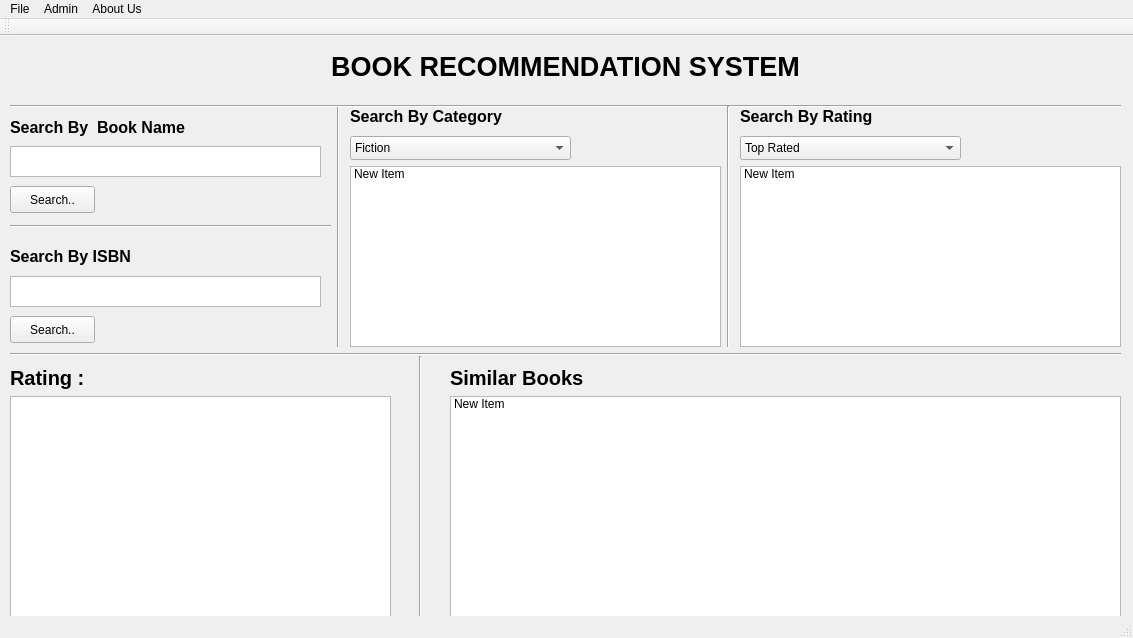
<?xml version="1.0" encoding="UTF-8"?>
<ui version="4.0">
 <class>Test</class>
 <widget class="QMainWindow" name="Test">
  <property name="geometry">
   <rect>
    <x>0</x>
    <y>0</y>
    <width>1133</width>
    <height>638</height>
   </rect>
  </property>
  <property name="sizePolicy">
   <sizepolicy hsizetype="Fixed" vsizetype="Fixed">
    <horstretch>0</horstretch>
    <verstretch>0</verstretch>
   </sizepolicy>
  </property>
  <property name="minimumSize">
   <size>
    <width>577</width>
    <height>480</height>
   </size>
  </property>
  <property name="font">
   <font>
    <kerning>true</kerning>
   </font>
  </property>
  <property name="windowTitle">
   <string>Test</string>
  </property>
  <property name="layoutDirection">
   <enum>Qt::LeftToRight</enum>
  </property>
  <property name="autoFillBackground">
   <bool>false</bool>
  </property>
  <widget class="QWidget" name="centralwidget">
   <widget class="QLabel" name="label_2">
    <property name="geometry">
     <rect>
      <x>10</x>
      <y>80</y>
      <width>211</width>
      <height>23</height>
     </rect>
    </property>
    <property name="font">
     <font>
      <pointsize>12</pointsize>
      <weight>75</weight>
      <bold>true</bold>
     </font>
    </property>
    <property name="text">
     <string>Search By  Book Name</string>
    </property>
   </widget>
   <widget class="QPushButton" name="btnBookname">
    <property name="geometry">
     <rect>
      <x>10</x>
      <y>150</y>
      <width>85</width>
      <height>27</height>
     </rect>
    </property>
    <property name="text">
     <string>Search..</string>
    </property>
   </widget>
   <widget class="QLabel" name="label_3">
    <property name="geometry">
     <rect>
      <x>10</x>
      <y>330</y>
      <width>74</width>
      <height>23</height>
     </rect>
    </property>
    <property name="font">
     <font>
      <pointsize>15</pointsize>
      <weight>75</weight>
      <bold>true</bold>
     </font>
    </property>
    <property name="text">
     <string>Rating :</string>
    </property>
   </widget>
   <widget class="QPushButton" name="btnisbn">
    <property name="geometry">
     <rect>
      <x>10</x>
      <y>280</y>
      <width>85</width>
      <height>27</height>
     </rect>
    </property>
    <property name="text">
     <string>Search..</string>
    </property>
   </widget>
   <widget class="QLabel" name="label_4">
    <property name="geometry">
     <rect>
      <x>10</x>
      <y>200</y>
      <width>201</width>
      <height>41</height>
     </rect>
    </property>
    <property name="font">
     <font>
      <pointsize>12</pointsize>
      <weight>75</weight>
      <bold>true</bold>
     </font>
    </property>
    <property name="text">
     <string>Search By ISBN  </string>
    </property>
   </widget>
   <widget class="QTextEdit" name="textEditrating">
    <property name="geometry">
     <rect>
      <x>10</x>
      <y>360</y>
      <width>381</width>
      <height>221</height>
     </rect>
    </property>
    <property name="font">
     <font>
      <pointsize>12</pointsize>
      <weight>75</weight>
      <bold>true</bold>
     </font>
    </property>
    <property name="html">
     <string>&lt;!DOCTYPE HTML PUBLIC &quot;-//W3C//DTD HTML 4.0//EN&quot; &quot;http://www.w3.org/TR/REC-html40/strict.dtd&quot;&gt;
&lt;html&gt;&lt;head&gt;&lt;meta name=&quot;qrichtext&quot; content=&quot;1&quot; /&gt;&lt;style type=&quot;text/css&quot;&gt;
p, li { white-space: pre-wrap; }
&lt;/style&gt;&lt;/head&gt;&lt;body style=&quot; font-family:'Sans'; font-size:12pt; font-weight:600; font-style:normal;&quot;&gt;
&lt;p align=&quot;justify&quot; style=&quot; margin-top:12px; margin-bottom:12px; margin-left:0px; margin-right:0px; -qt-block-indent:0; text-indent:0px;&quot;&gt;&lt;br /&gt;&lt;/p&gt;&lt;/body&gt;&lt;/html&gt;</string>
    </property>
    <property name="textInteractionFlags">
     <set>Qt::TextSelectableByKeyboard|Qt::TextSelectableByMouse</set>
    </property>
   </widget>
   <widget class="QTextEdit" name="textEditbookname">
    <property name="geometry">
     <rect>
      <x>10</x>
      <y>110</y>
      <width>311</width>
      <height>31</height>
     </rect>
    </property>
   </widget>
   <widget class="QTextEdit" name="textEditisbn">
    <property name="geometry">
     <rect>
      <x>10</x>
      <y>240</y>
      <width>311</width>
      <height>31</height>
     </rect>
    </property>
   </widget>
   <widget class="QWidget" name="verticalLayoutWidget">
    <property name="geometry">
     <rect>
      <x>10</x>
      <y>0</y>
      <width>1111</width>
      <height>61</height>
     </rect>
    </property>
    <layout class="QVBoxLayout" name="verticalLayout">
     <item>
      <widget class="QLabel" name="label">
       <property name="font">
        <font>
         <pointsize>20</pointsize>
         <weight>75</weight>
         <bold>true</bold>
        </font>
       </property>
       <property name="layoutDirection">
        <enum>Qt::LeftToRight</enum>
       </property>
       <property name="text">
        <string>    BOOK RECOMMENDATION SYSTEM</string>
       </property>
       <property name="textFormat">
        <enum>Qt::RichText</enum>
       </property>
       <property name="scaledContents">
        <bool>true</bool>
       </property>
       <property name="alignment">
        <set>Qt::AlignCenter</set>
       </property>
       <property name="indent">
        <number>1</number>
       </property>
      </widget>
     </item>
    </layout>
   </widget>
   <widget class="QLabel" name="label_5">
    <property name="geometry">
     <rect>
      <x>350</x>
      <y>70</y>
      <width>211</width>
      <height>21</height>
     </rect>
    </property>
    <property name="font">
     <font>
      <pointsize>12</pointsize>
      <weight>75</weight>
      <bold>true</bold>
     </font>
    </property>
    <property name="text">
     <string>Search By Category  </string>
    </property>
   </widget>
   <widget class="QComboBox" name="comboBoxCategory">
    <property name="geometry">
     <rect>
      <x>350</x>
      <y>100</y>
      <width>221</width>
      <height>24</height>
     </rect>
    </property>
    <item>
     <property name="text">
      <string>Fiction</string>
     </property>
    </item>
    <item>
     <property name="text">
      <string>Novels</string>
     </property>
    </item>
    <item>
     <property name="text">
      <string>Science</string>
     </property>
    </item>
    <item>
     <property name="text">
      <string>Story</string>
     </property>
    </item>
   </widget>
   <widget class="QListWidget" name="listWidgetCategory">
    <property name="geometry">
     <rect>
      <x>350</x>
      <y>130</y>
      <width>371</width>
      <height>181</height>
     </rect>
    </property>
    <item>
     <property name="text">
      <string>New Item</string>
     </property>
    </item>
   </widget>
   <widget class="QListWidget" name="listWidgetSimilarBooks">
    <property name="geometry">
     <rect>
      <x>450</x>
      <y>360</y>
      <width>671</width>
      <height>221</height>
     </rect>
    </property>
    <item>
     <property name="text">
      <string>New Item</string>
     </property>
    </item>
   </widget>
   <widget class="QLabel" name="label_6">
    <property name="geometry">
     <rect>
      <x>450</x>
      <y>330</y>
      <width>191</width>
      <height>23</height>
     </rect>
    </property>
    <property name="font">
     <font>
      <pointsize>15</pointsize>
      <weight>75</weight>
      <bold>true</bold>
     </font>
    </property>
    <property name="text">
     <string>Similar Books</string>
    </property>
   </widget>
   <widget class="Line" name="line">
    <property name="geometry">
     <rect>
      <x>10</x>
      <y>310</y>
      <width>1111</width>
      <height>16</height>
     </rect>
    </property>
    <property name="orientation">
     <enum>Qt::Horizontal</enum>
    </property>
   </widget>
   <widget class="Line" name="line_2">
    <property name="geometry">
     <rect>
      <x>330</x>
      <y>70</y>
      <width>16</width>
      <height>241</height>
     </rect>
    </property>
    <property name="orientation">
     <enum>Qt::Vertical</enum>
    </property>
   </widget>
   <widget class="Line" name="line_3">
    <property name="geometry">
     <rect>
      <x>10</x>
      <y>60</y>
      <width>1111</width>
      <height>20</height>
     </rect>
    </property>
    <property name="orientation">
     <enum>Qt::Horizontal</enum>
    </property>
   </widget>
   <widget class="QLabel" name="label_7">
    <property name="geometry">
     <rect>
      <x>740</x>
      <y>70</y>
      <width>211</width>
      <height>21</height>
     </rect>
    </property>
    <property name="font">
     <font>
      <pointsize>12</pointsize>
      <weight>75</weight>
      <bold>true</bold>
     </font>
    </property>
    <property name="text">
     <string>Search By Rating  </string>
    </property>
   </widget>
   <widget class="QListWidget" name="listWidgetRating">
    <property name="geometry">
     <rect>
      <x>740</x>
      <y>130</y>
      <width>381</width>
      <height>181</height>
     </rect>
    </property>
    <item>
     <property name="text">
      <string>New Item</string>
     </property>
    </item>
   </widget>
   <widget class="QComboBox" name="comboBoxRating">
    <property name="geometry">
     <rect>
      <x>740</x>
      <y>100</y>
      <width>221</width>
      <height>24</height>
     </rect>
    </property>
    <item>
     <property name="text">
      <string>Top Rated</string>
     </property>
    </item>
    <item>
     <property name="text">
      <string>Medium Rated</string>
     </property>
    </item>
    <item>
     <property name="text">
      <string>Low Rated</string>
     </property>
    </item>
   </widget>
   <widget class="Line" name="line_4">
    <property name="geometry">
     <rect>
      <x>720</x>
      <y>70</y>
      <width>16</width>
      <height>241</height>
     </rect>
    </property>
    <property name="orientation">
     <enum>Qt::Vertical</enum>
    </property>
   </widget>
   <widget class="Line" name="line_5">
    <property name="geometry">
     <rect>
      <x>410</x>
      <y>320</y>
      <width>20</width>
      <height>261</height>
     </rect>
    </property>
    <property name="orientation">
     <enum>Qt::Vertical</enum>
    </property>
   </widget>
   <widget class="Line" name="line_6">
    <property name="geometry">
     <rect>
      <x>10</x>
      <y>180</y>
      <width>321</width>
      <height>20</height>
     </rect>
    </property>
    <property name="orientation">
     <enum>Qt::Horizontal</enum>
    </property>
   </widget>
  </widget>
  <widget class="QMenuBar" name="menubar">
   <property name="geometry">
    <rect>
     <x>0</x>
     <y>0</y>
     <width>1133</width>
     <height>20</height>
    </rect>
   </property>
   <widget class="QMenu" name="menuFile">
    <property name="title">
     <string>File</string>
    </property>
    <addaction name="actionClose"/>
   </widget>
   <widget class="QMenu" name="menuAbout_Us">
    <property name="title">
     <string>About Us</string>
    </property>
    <addaction name="actionThis_Project"/>
   </widget>
   <widget class="QMenu" name="menuAdmin">
    <property name="title">
     <string>Admin</string>
    </property>
    <addaction name="actionUpdate_System"/>
   </widget>
   <addaction name="menuFile"/>
   <addaction name="menuAdmin"/>
   <addaction name="menuAbout_Us"/>
  </widget>
  <widget class="QStatusBar" name="statusbar"/>
  <widget class="QToolBar" name="toolBar">
   <property name="windowTitle">
    <string>toolBar</string>
   </property>
   <attribute name="toolBarArea">
    <enum>TopToolBarArea</enum>
   </attribute>
   <attribute name="toolBarBreak">
    <bool>false</bool>
   </attribute>
  </widget>
  <action name="actionClose">
   <property name="text">
    <string>Close</string>
   </property>
  </action>
  <action name="actionUndo">
   <property name="text">
    <string>Undo</string>
   </property>
  </action>
  <action name="actionUpdate_System">
   <property name="text">
    <string>Update System</string>
   </property>
  </action>
  <action name="actionThis_Project">
   <property name="text">
    <string>This Project</string>
   </property>
  </action>
 </widget>
 <resources/>
 <connections>
  <connection>
   <sender>actionClose</sender>
   <signal>activated()</signal>
   <receiver>Test</receiver>
   <slot>close()</slot>
   <hints>
    <hint type="sourcelabel">
     <x>-1</x>
     <y>-1</y>
    </hint>
    <hint type="destinationlabel">
     <x>288</x>
     <y>239</y>
    </hint>
   </hints>
  </connection>
 </connections>
</ui>
